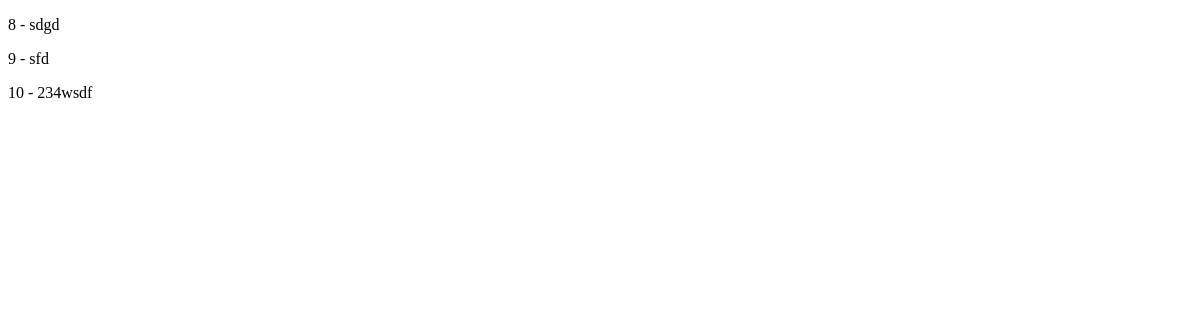
The app's page /products/, older data.
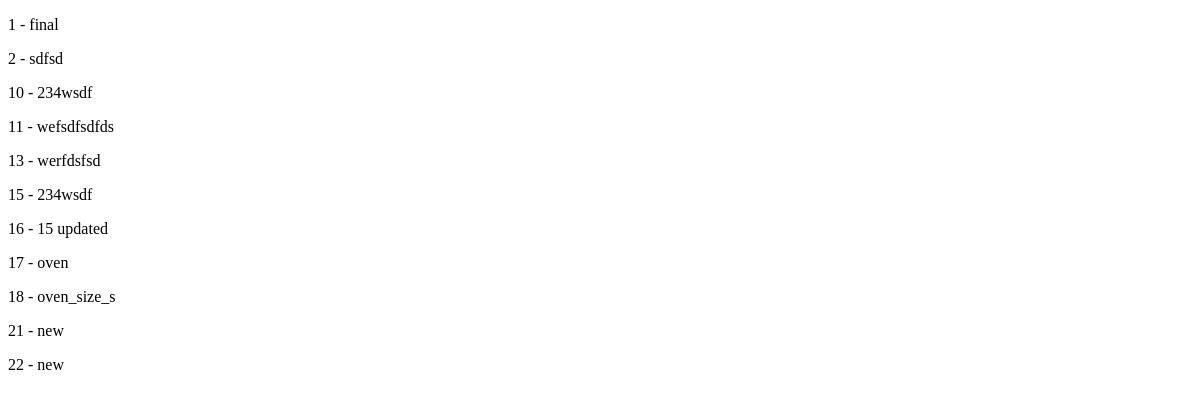
The same page, newer data.
### products/models.py (models this page shows, shortened)
class Product(models.Model):
    id = models.AutoField(primary_key=True)
    product_name = models.CharField(max_length=15)
    product_description = models.TextField()
    product_price = models.DecimalField(decimal_places=2,max_digits=15)
    is_deleted = models.BooleanField(default=False)
    product_hsn = models.IntegerField(default=32543)

### products/views.py (the view)
# urls.py: path('', MyListView.as_view(), name='connections-list'),
class MyListView(ProductListView):
    queryset = Product.objects.all().order_by('id') # - minus sign to reverse the order

### products/views.py (called while the page is built)
    def get_queryset(self):
        return self.queryset.filter(is_deleted = False)

    def get(self, request, *args, **kwargs):
        context = {'object_list' : self.get_queryset()}
        return render(request, self.template_name, context)

### products/templates/products/product_list.html
{% extends "base.html" %}
{% block content%}
    {% for instance in object_list %}
        <p>{{instance.id}} - {{instance.product_name}}</p>
    {% endfor %}
{% endblock content %}

Row changes from the older to the newer data that the page shows:
removed Product: id "8", product_name "sdgd"
removed Product: id "9", product_name "sfd"
added Product: id "1", product_name "final"
added Product: id "2", product_name "sdfsd"
added Product: id "11", product_name "wefsdfsdfds"
added Product: id "13", product_name "werfdsfsd"
added Product: id "15", product_name "234wsdf"
added Product: id "16", product_name "15 updated"
added Product: id "17", product_name "oven"
added Product: id "18", product_name "oven_size_s"
added Product: id "21", product_name "new"
added Product: id "22", product_name "new"
